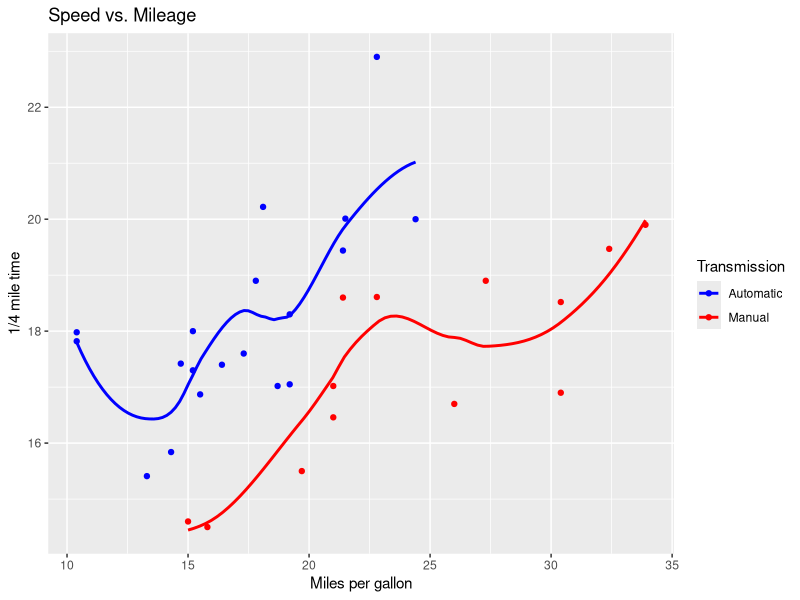

Write the R code that produced this figure.
## ---- chunk 1
knitr::opts_chunk$set(echo = TRUE)
## ---- chunk 2
library(ggplot2)
library(dplyr)
## ---- chunk 3
ggplot(mtcars, aes(x=mpg, y=qsec,color=factor(am))) + 
  geom_point() +
  geom_smooth(method="loess", se=FALSE) +
  xlab("Miles per gallon") + 
  ylab("1/4 mile time") +
  guides(color=guide_legend(title="Transmission")) +
  scale_color_manual(labels = 
    c("Automatic", "Manual"), values = c("blue","red")) + 
  ggtitle("Speed vs. Mileage")
## ---- chunk 4
uvawins <- 20

#a 
sqrt(uvawins)

#b
uvawins^3 

#c
log(uvawins)

#d
exp(uvawins)

#e
log10((4*(uvawins-5))/9)
## ---- chunk 5
temps <- c(45, 51, 52, 39, 40, 45, 38)

#a
temps[4]

#b
((temps - 32)*5)/9
## ---- chunk 6
days <- c("Sunday", "Monday", "Tuesday", "Wednesday", "Thursday", "Friday", "Saturday")

days_temps <- data.frame(days, temps)

days_temps

## ---- chunk 7
##setwd("~/Desktop/PLAD-4500-PS1")
imdb <- read.csv("imdb.csv")
dim(imdb)
## ---- chunk 8
names(imdb)
## ---- chunk 9
summary(imdb$imdb_score)
## ---- chunk 10

str(imdb$movie_title)

## ---- chunk 11

 ### not sure how to reference a variable??
imdb <- as.character("movie_title")
